Frame 1 (no input): blank canvas, image omitted
Frame 60 (the mouse pressed at the canvas centre just before this capture): blank canvas, image omitted
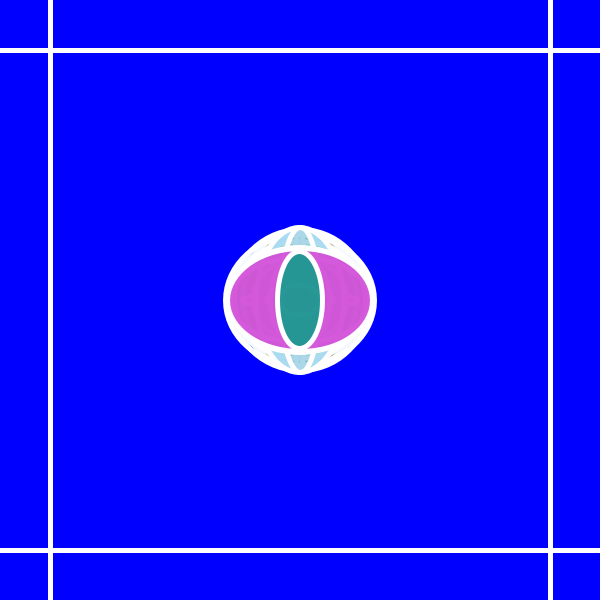
Frame 120 (the mouse held since frame 60 and released just before this capture)

The Processing sketch whose frames 1 and 60 were blank and that drew this single picture after the mouse press (run headless with seeded random() and noise(); from frame 60 on, the mouse is pressed at the canvas centre):

// Processing sketch: processing_131768
// ── processing_131768.pde

void setup() {
  size(600,600);
  background(0);
  frameRate(30);
  stroke(255);
  strokeWeight(5);
}

void draw(){
  line(550,0,550,600);
  line(0,550,600,550);
  line(50,600,50,0);
  line(0,50,600,50);
  fill(random(255), random(255), random(255), random(255));
  ellipse(mouseX, mouseY, random(150), random(150));
  if(mouseY>550)
     background(0,0,90);
  if(mouseX>550)
     background(0,0,190);
  if(mouseY<50)
     background(0,0,25);
  if(mouseX<50)
     background(0,0,255);  
     }
